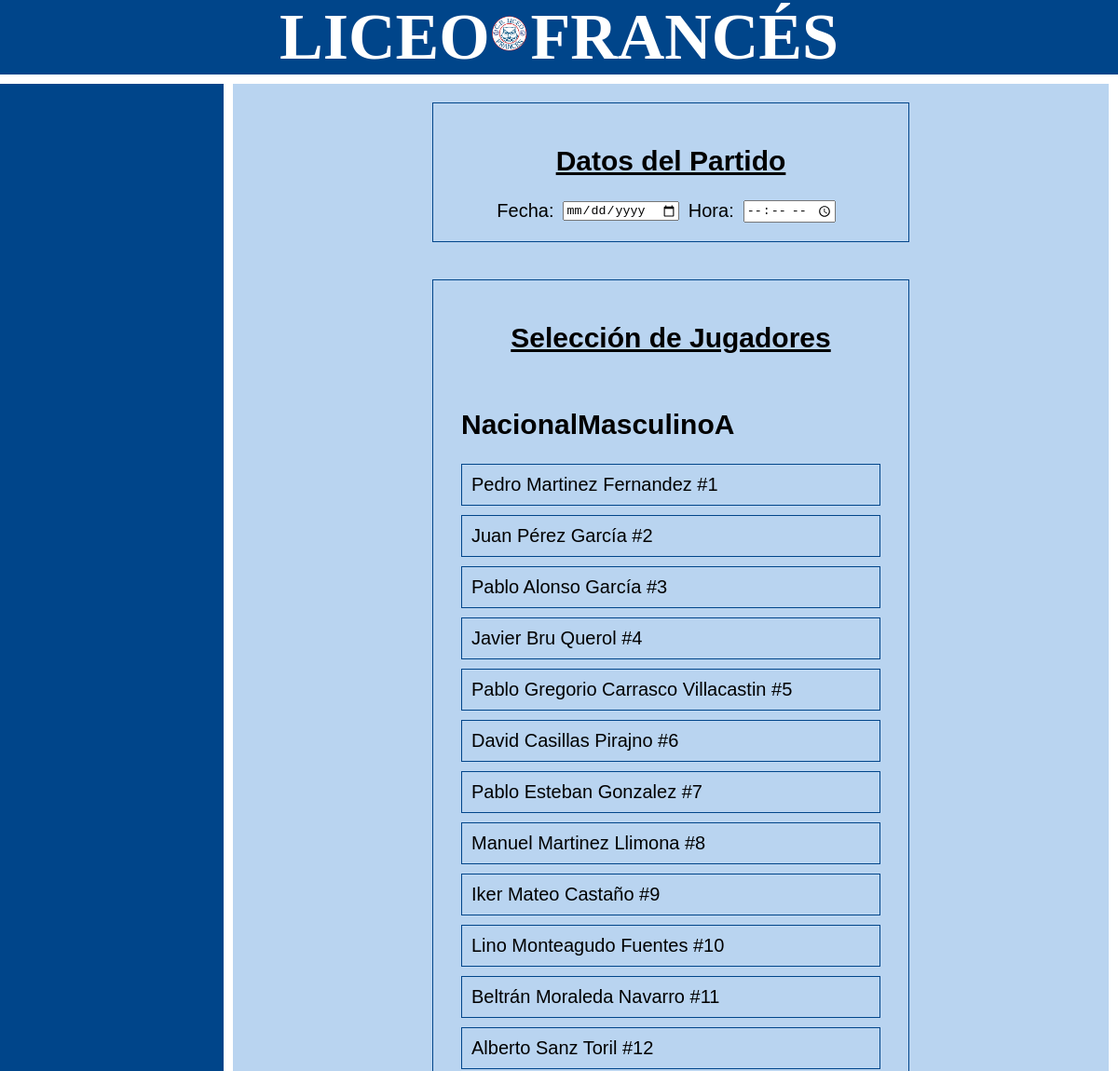
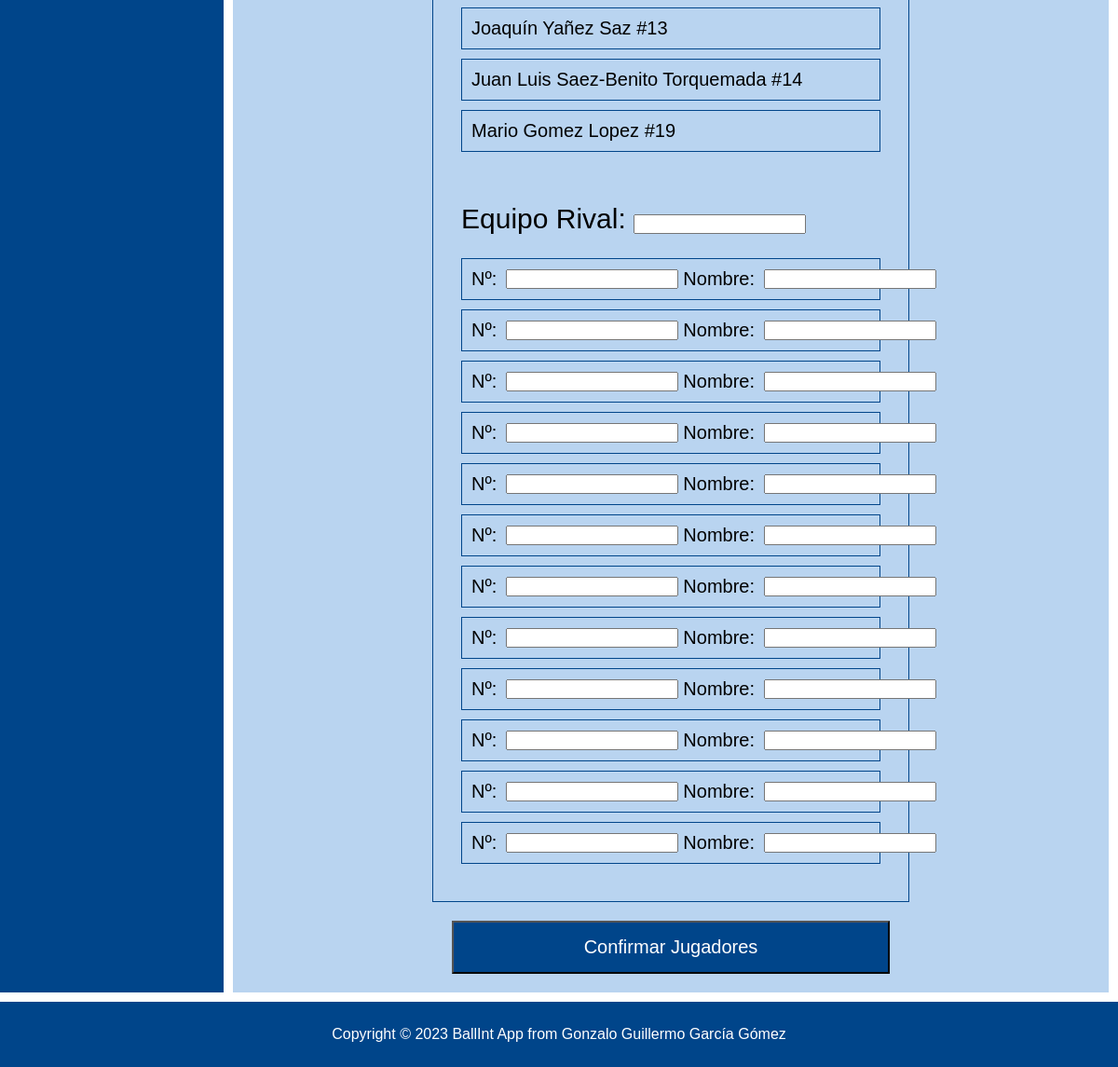
The page /seleccion_jugadores.php?idEquipo=NacionalMasculinoA on the database its author committed (2 pictures, top to bottom).
### tables this page shows
CREATE TABLE `jugadores` (
  `id` int(11) NOT NULL,
  `user` varchar(50) DEFAULT NULL,
  `nombre` varchar(50) NOT NULL,
  `apellido1` varchar(50) NOT NULL,
  `apellido2` varchar(50) NOT NULL,
  `numero` int(2) DEFAULT NULL,
  `PJ` int(5) NOT NULL,
  `MT` int(10) NOT NULL,
  `TIT` int(5) NOT NULL,
  `SUP` int(5) NOT NULL,
  `MSMS` float NOT NULL,
  `T2A` int(5) NOT NULL,
  `T2F` int(5) NOT NULL,
  `T3A` int(5) NOT NULL,
  `T3F` int(5) NOT NULL,
  `TLA` int(5) NOT NULL,
  `TLF` int(5) NOT NULL,
  `FLH` int(5) NOT NULL,
  `FLR` int(5) NOT NULL,
  `TEC` int(11) NOT NULL,
  `RBO` int(5) NOT NULL,
  `RBD` int(5) NOT NULL,
  `ROB` int(5) NOT NULL,
  `TAP` int(5) NOT NULL,
  `PRD` int(5) NOT NULL,
  `AST` int(5) NOT NULL,
  `PTQ1` int(11) NOT NULL DEFAULT 0,
  `PTQ2` int(11) NOT NULL DEFAULT 0,
  `PTQ3` int(11) NOT NULL DEFAULT 0,
  `PTQ4` int(11) NOT NULL DEFAULT 0,
  `PTQE` int(11) NOT NULL DEFAULT 0
);

### seleccion_jugadores.php (called while the page is built, shortened)
<?php
    $idEquipoLocal = $_GET['idEquipo'] ?? null;
    $formulario = new es\ucm\fdi\FormularioSeleccionJugadores($idEquipoLocal);
    $FormularioSeleccionJugadores = $formulario->gestiona();
    require __DIR__.'/includes/vistas/plantilla.php';
?>

### includes/Equipo.php (called while the page is built, shortened)
<?php
class Equipo{
    public static function getidEquipo($equipo_id){
        $conn = Aplicacion::getInstance()->getConexionBd();
        $query = sprintf("SELECT id FROM equipos WHERE id_equipo = '%s'", $conn->real_escape_string($equipo_id));
        $rs = $conn->query($query);
        $result = false;
        if ($rs) {
            $fila = $rs->fetch_assoc();
            if ($fila) {
                $result = $fila['id'];
            }
        } else {
            error_log("Error BD ({$conn->errno}): {$conn->error}");
        }
        return $result;
    }
    public static function getJugadoresEquipo($equipo_id){
        $id_equipo = self::getidEquipo($equipo_id);
        $conn = Aplicacion::getInstance()->getConexionBd();
        $query = sprintf("
        SELECT jugadores.id AS jugador_id, user, nombre, apellido1, apellido2, numero
        FROM jugadores
        WHERE jugadores.user IN (
            SELECT user FROM credenciales WHERE id IN (
                SELECT usuario_id FROM usuarios_equipos WHERE equipo_id = '%s'
            )
            )
        ", $id_equipo);
        $rs = $conn->query($query);
        $result = false;
        $jugadores = array();
            if ($rs) {
                $i = 0;
                while ($row = $rs->fetch_assoc()) {
                    $jugadores[$i] = array(
                        'user' => $row['user'],
                        'nombre' => $row['nombre'],
                        'apellido1' => $row['apellido1'],
                        'apellido2' => $row['apellido2'],
                        'numero' => $row['numero']
                    );
                    $i++;
                }
                $result = $jugadores;
            } else {
                error_log("Error BD ({$conn->errno}): {$conn->error}");
            }
        return $result;
    }
}
?>

### includes/formularios/FormularioSeleccionJugadores.php (the view, shortened to what this page needs)
<?php
class FormularioSeleccionJugadores extends Formulario{
    private $idEquipo;
    public function __construct($idEquipo) {
        $this->idEquipo = $idEquipo;
    }
    protected function generaCamposFormulario(&$datos){
        $html = "";
        $htmlErroresGlobales = self::generaListaErroresGlobales($this->errores);
        $erroresCampos = self::generaErroresCampos(['seleccion_fecha', 'seleccion_hora','equipo_rival','numero','nombre'], $this->errores, 'span', array('class' => 'error'));
        $jugadores = Equipo::getJugadoresEquipo($this->idEquipo);
        $html .= <<<EOF
        <div class="seleccionDatosPartido">
            <h1>Datos del Partido</h1>
            <div>
                <label for="seleccion_fecha">Fecha:</label>
                <input type="date" id="seleccion_fecha" name="seleccion_fecha">
                {$erroresCampos['seleccion_fecha']}
                <label for="seleccion_hora">Hora:</label>
                <input type="time" id="seleccion_hora" name="seleccion_hora">
                {$erroresCampos['seleccion_hora']}
            </div>
        </div>
            <div class="seleccionJugadores">
            $htmlErroresGlobales
                <h1>Selección de Jugadores</h1>
                <div class="columna-izquierda">
                    <h2>$this->idEquipo</h2>
                    <table>
                        <tbody>
        EOF;
                    $contador = 1;
                    foreach ($jugadores as $jugador) {
                        $html .= "<tr>";
                        $html .= "<td>";
                        $html .= "<div class='jugador-caja'>";
                        $html .= "<input type='checkbox' name='seleccionados[]' value='" . $jugador['user']. "' id='jugador_$contador'>";
                        $html .= "<label class='jugador-label' for='jugador_$contador'>";
                        $html .= $jugador['nombre'] . " " . $jugador['apellido1'] . " " .  $jugador['apellido2'] . " #" .  $jugador['numero'];
                        $html .= "</label>";
                        $html .= "</div>";
                        $html .= "</td>";
                        $html .= "</tr>";
                        $contador++;
                    }
                    $html .= <<<EOF
                        </tbody>
                    </table>
                </div>
                <div class="columna-derecha">
                    <div class="equipoRival">
                        <label for="equipo_rival">Equipo Rival:</label>
                        <input type="text" id="equipo_rival" name="equipo_rival">
                        {$erroresCampos['equipo_rival']}
                    </div>
                EOF;
                $html .="{$erroresCampos['numero']}";
                $html .="{$erroresCampos['nombre']}";
                for ($i = 0; $i < 12; $i++) {
                    $html .= "<div class='playerVisit'>";
                    $html .= "<div class='input-block'>";
                    $html .= "<label for='numero$i'>Nº:</label>";
                    $html .= "<input type='text' name='numero$i' id='numero$i'>";
                    $html .= "</div>";
                    $html .= "<div class='input-block'>";
                    $html .= "<label for='nombre$i'>Nombre:</label>";
                    $html .= "<input type='text' name='nombre$i' id='nombre$i'>";
                    $html .= "</div>";
                    $html .= "</div>";
                }
                $html .= "<input type='hidden' name='idEquipo' value='" . $this->idEquipo . "'>";
                $html .= <<<EOF
            </div>
        </div>
            <button class="aceptarJugadores" type="submit" name="aceptar">Confirmar Jugadores</button>
        EOF;
        return $html;
    }
}

### styles/main.css (style rules this page uses)
main#Log article h1 { text-align: center; }
.seleccionDatosPartido { display: flex; flex-direction: column; text-align: center; padding: 20px; border: 1px solid #00458a; margin: auto; width: 50%; }
.seleccionDatosPartido div { display: flex; align-items: center; justify-content: center; }
.seleccionDatosPartido h1 { text-decoration: underline; }
.seleccionDatosPartido input { width: auto; margin: 0px 10px; align-items: center; justify-content: center; }
.seleccionDatosPartido { margin-top:20px; margin-bottom: 20px; }
.seleccionJugadores { display: flex; align-items: flex-start; justify-content: center; flex-wrap: wrap; padding: 20px; border: 1px solid #00458a; width: 50%; margin: auto; min-height: 30%; margin-top: 20px; }
.seleccionJugadores h1 { width: 100%; text-align: center; text-decoration: underline; }
.columna-izquierda, .columna-derecha { flex: 1; padding: 10px; box-sizing: border-box; }
.columna-izquierda td, .columna-izquierda tr { padding: 0; margin:0; }
.columna-izquierda table { width: 100%; border-collapse: collapse; border-spacing: 0; }
.columna-derecha { width: 100%; }
.playerVisit { border: 1px solid #00458a; padding: 10px; margin: 10px 0px; cursor: pointer; transition: background-color 0.3s, box-shadow 0.3s; }
.jugador-caja { border: 1px solid #00458a; padding: 10px; margin-top: 0; margin-bottom: 10px; cursor: pointer; transition: background-color 0.3s, box-shadow 0.3s; }
.jugador-label, .playerVisit label { cursor: pointer; }
.playerVisit { display: flex; align-items: center; }
.input-block { display: flex; align-items: center; margin-right: 5px; }
.input-block label { margin-right: 10px; }
.equipoRival { margin: 24.9px 0px; font-size: 30px; }
.aceptarJugadores { display: flex; justify-content: center; margin: auto; margin-top: 20px; margin-bottom: 20px; width: 50%; padding: 15px; background-color: #00458a; transition: background-color 0.3s ease; text-align: center; font-family: Arial, Helvetica, sans-serif; text-decoration: none; color: white; font-size: 20px; }

### styles/body.css (style rules this page uses)
body { margin:0px; min-height:100vh; width: 100%; height: 100%; font-family: Helvetica; background-color: #00458a; }

### rows shown on the page
jugadores: value "Pedro Martinez Fernandez #1"
jugadores: value "Juan Pérez García #2"
jugadores: value "Pablo Alonso García #3"
jugadores: value "Javier Bru Querol #4"
jugadores: value "Pablo Gregorio Carrasco Villacastin #5"
jugadores: value "David Casillas Pirajno #6"
jugadores: value "Pablo Esteban Gonzalez #7"
jugadores: value "Manuel Martinez Llimona #8"
jugadores: value "Iker Mateo Castaño #9"
jugadores: value "Lino Monteagudo Fuentes #10"
jugadores: value "Beltrán Moraleda Navarro #11"
jugadores: value "Alberto Sanz Toril #12"
jugadores: value "Joaquín Yañez Saz #13"
jugadores: value "Juan Luis Saez-Benito Torquemada #14"
jugadores: value "Mario Gomez Lopez #19"

### other values the page prints
$this->idEquipo "NacionalMasculinoA"
